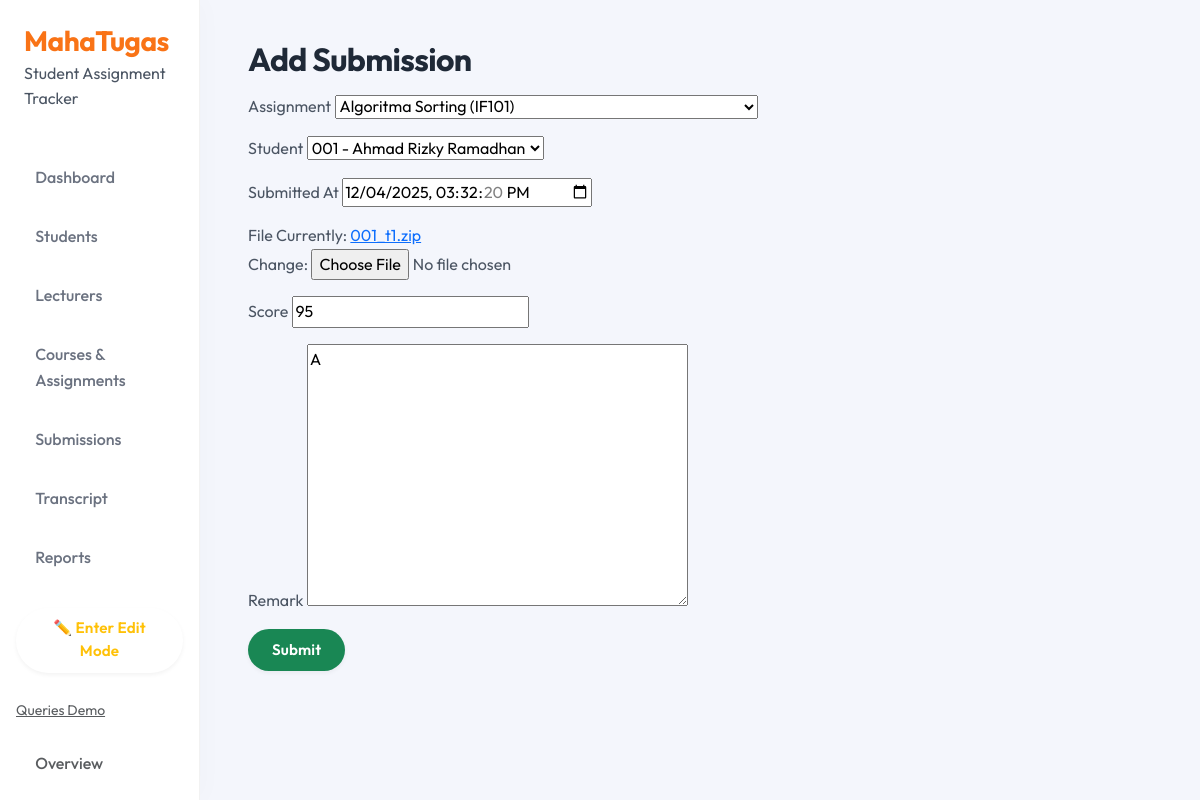
/submissions/1/edit/, run on the app's committed database.
### tracker/models.py (models this page shows, shortened)
class Assignment(models.Model):
    assignment_id = models.AutoField(primary_key=True)
    course = models.ForeignKey(
        Course,
        on_delete=models.CASCADE,
        related_name='assignments'
    )
    title = models.CharField(max_length=200)
    description = models.TextField(blank=True, null=True)
    due_date = models.DateTimeField()
    max_score = models.IntegerField(default=100)
    def __str__(self):
        return f"{self.title} ({self.course.course_code})"

class Student(models.Model):
    def generate_nrp():
        last_student = Student.objects.order_by("-student_id").first()
        if last_student and last_student.nrp.isdigit():
            new_nrp = int(last_student.nrp) + 1
        else:
            new_nrp = 1  # kalau belum ada student
        return f"{new_nrp:03d}"  # format 3 digit, misal 001
    student_id = models.AutoField(primary_key=True)
    nrp = models.CharField(
    max_length=20,
    unique=True,
    default=generate_nrp,
    )
    name = models.CharField(max_length=150)
    email = models.EmailField(max_length=150, blank=True, null=True)
    photo_file = models.CharField(max_length=255, blank=True, null=True)  # path avatar

class Submission(models.Model):
    submission_id = models.AutoField(primary_key=True)
    assignment = models.ForeignKey(
        Assignment,
        on_delete=models.CASCADE,
        related_name='submissions'
    )
    student = models.ForeignKey(
        Student,
        on_delete=models.CASCADE,
        related_name='submissions'
    )
    submitted_at = models.DateTimeField(default=timezone.now)
    file_path = models.FileField(upload_to='submissions/')
    score = models.IntegerField(blank=True, null=True)
    remark = models.TextField(blank=True, null=True)

### tracker/views.py (the view)
# urls.py: path('submissions/<int:submission_id>/edit/', views.submission_edit, name='submission_edit'),
def submission_edit(request, submission_id):
    submission = get_object_or_404(Submission, pk=submission_id)
    if request.method == "POST":
        form = SubmissionForm(request.POST, request.FILES, instance=submission)
        if form.is_valid():
            form.save()
            return redirect("submissions_list")
    else:
        form = SubmissionForm(instance=submission)
    return render(request, "tracker/submission_form.html", {
        "form": form,
        "is_edit": True
    })

### tracker/forms.py
class SubmissionForm(forms.ModelForm):
    submitted_at = forms.DateTimeField(
        required=False,
        widget=forms.DateTimeInput(attrs={'type': 'datetime-local'})
    )
    class Meta:
        model = Submission
        fields = ['assignment', 'student', 'submitted_at', 'file_path', 'score', 'remark']
    def __init__(self, *args, **kwargs):
        super().__init__(*args, **kwargs)
        self.fields['student'].queryset = Student.objects.all()
        self.fields['student'].label_from_instance = lambda obj: f"{obj.nrp} - {obj.name}"

### tracker/templates/tracker/submission_form.html (shortened to what this page needs)
{% extends "tracker/base.html" %}
{% block content %}
<h2>Add Submission</h2>
<form method="POST" enctype="multipart/form-data">
    <div class="mb-3">
        <label>Assignment</label>
        {{ form.assignment }}
    </div>
    <div class="mb-3">
        <label>Student</label>
        {{ form.student }}
    </div>
    <div class="mb-3">
        <label>Submitted At</label>
        {{ form.submitted_at }}
    </div>
    <div class="mb-3">
        <label>File</label>
        {{ form.file_path }}
    </div>
    <div class="mb-3">
        <label>Score</label>
        {{ form.score }}
    </div>
    <div class="mb-3">
        <label>Remark</label>
        {{ form.remark }}
    </div>
    <button type="submit" class="btn btn-success">Submit</button>
</form>
{% endblock %}

### static/tracker/css/comfy.css (style rules this page uses)
:root { --bg-color: #f4f6fc; --surface-color: #ffffff; --text-primary: #4b5563; --text-secondary: #6b7280; --accent-color: #f97316; --accent-hover: #ea580c; --success-soft: #d1fae5; --success-text: #065f46; --warning-soft: #fef3c7; --warning-text: #92400e; --radius-lg: 20px; --radius-md: 12px; --shadow-soft: 0 10px 30px -10px rgba(0, 0, 0, 0.05); --shadow-hover: 0 20px 40px -10px rgba(0, 0, 0, 0.1); --transition-fast: all 0.2s cubic-bezier(0.4, 0, 0.2, 1); --animation-fade-up: fadeInUp 0.5s ease-out forwards; }
body { background-color: var(--bg-color); color: var(--text-primary); font-family: 'Outfit', sans-serif; line-height: 1.6; }
h1, h2, h3, h4, h5, h6 { color: #1f2937; font-weight: 700; letter-spacing: -0.02em; margin-bottom: 1rem; }
h2 { font-size: 2rem; }
.btn { border-radius: 50px; padding: 0.6rem 1.5rem; font-weight: 600; font-size: 0.95rem; letter-spacing: 0.01em; transition: var(--transition-fast); border: none; box-shadow: 0 2px 4px rgba(0, 0, 0, 0.05); }

### data on the page
Assignment: assignment "Algoritma Sorting (IF101)"
Student: student "001 - Ahmad Rizky Ramadhan"
Submission: submitted_at "12/04/2025 15:32:20", score "95", remark "A"
